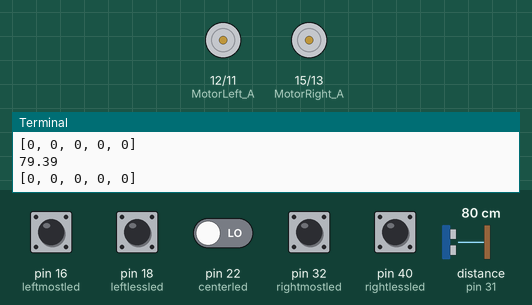
Bench run of a program on a simulated Raspberry Pi (header pin numbers). Shown: motor-driver pin pairs drawn as motors (green arrow = first pin HIGH = forward, orange = second pin HIGH = backward, longer = more drive, scaled by the enable pin), the last lines printed to the terminal. The test bench sets the inputs (shaded band); at power-on: pin 16 (leftmostled), pin 18 (leftlessled), pin 22 (centerled), pin 32 (rightmostled), pin 40 (rightlessled) LOW, distance to the obstacle (sensor on pin 31) 80 cm. The echo pulse lasts 58.3 µs per cm; the clock reads 2024-03-15 10:24:30 at power-on unless the program sets it.

Above: at 1.2 s.
1.3 s: distance to the obstacle (sensor on pin 31) set to 19 cm
3.7 s: distance to the obstacle (sensor on pin 31) set to 16 cm
At 6.2 s:
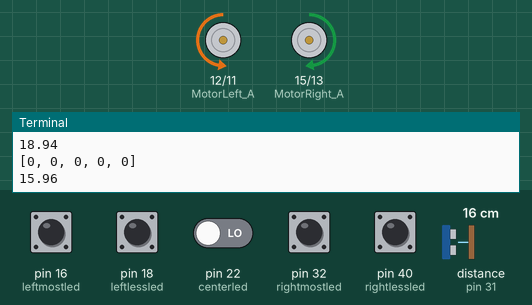
6.8 s: distance to the obstacle (sensor on pin 31) set to 35 cm
8.3 s: pin 16 (leftmostled) pulled HIGH for 0.65 s
At 10.4 s:
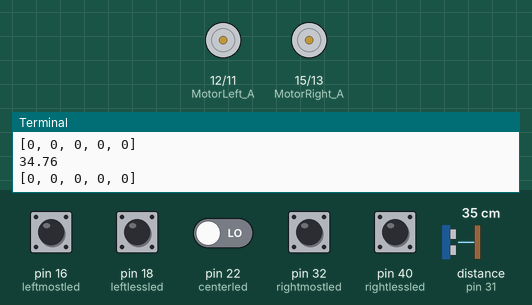
10.7 s: pin 22 (centerled) driven HIGH
At 11.8 s:
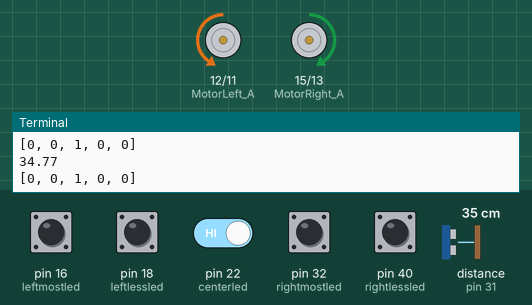
Timing chart, 0 to 13.2 s (numbered marks = the images above; inputs shaded):
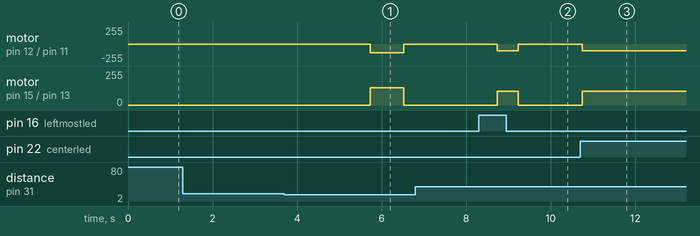

The program:

main.py
```python
# 2017.11.06
# Team member : Kim Sungsik, Kim Sujin, Kim Gyuri
# Purpose : main code for assignment
# To do : line tracing, avoid obstacle

import RPi.GPIO as GPIO
from ultraModule_ksj import getDistance
from TurnModule_ksj import *
from TrackingSensor import *
from go_any_ksj import *

if __name__ == "__main__":
    pwm_setup()
    GPIO.setwarnings(False)
    obstacle = 1
    try:
        while True:
            distance = getDistance()
            print(distance)
            if distance > 17:
                is_line = get_is_line()
                print(is_line)
                if is_line == [0, 0, 0, 0, 0]:
                    stop()
                elif is_line == [1, 1, 1, 1, 1]:
                    leftSwingTurn(30, 0.05)
                elif is_line == [1, 0, 1, 1, 1] or is_line == [1, 0, 0, 1, 1]:
                    curve_turn(25, 40)
                elif is_line == [0, 0, 1, 1, 1] or is_line == [0, 0, 0, 1, 1]:
                    curve_turn(20, 40)
                elif is_line == [0, 1, 1, 1, 1]:
                    curve_turn(10, 40)
                elif is_line == [1, 1, 1, 0, 1] or is_line == [1, 1, 0, 0, 1]:
                    curve_turn(40, 25)
                elif is_line == [1, 1, 1, 0, 0] or is_line == [1, 1, 0, 0, 0]:
                    curve_turn(40, 20)
                elif is_line == [1, 1, 1, 1, 0]:
                    curve_turn(40, 10)
                # elif is_line[1] == 0 and is_line[0] == 1:
                #     curve_turn(35, 40)
                # elif is_line[1] == 0 and is_line[0] == 0:
                #     curve_turn(20, 40)
                # elif is_line[1] == 1 and is_line[0] == 0:
                #     curve_turn(10, 40)
                # elif is_line[3] == 0 and is_line[4] == 1:
                #     curve_turn(40, 35)
                # elif is_line[3] == 0 and is_line[4] == 0:
                #     curve_turn(40, 20)
                # elif is_line[3] == 1 and is_line[4] == 0:
                #     curve_turn(40, 10)
                else:
                    go_forward_any(40)
            else:
                stop()
                sleep(1)
                if obstacle == 1:
                    rightPointTurn(50, 0.4)
                    stop()
                    sleep(0.3)
                    go_forward(50, 0.8)
                    stop()
                    sleep(0.3)
                    leftPointTurn(50, 0.6)
                    stop()
                    sleep(0.3)
                    obstacle += 1
                    while True:
                        is_line = get_is_line()
                        if is_line == [1, 1, 1, 1, 1]:
                            go_forward_any(10)
                        else:
                            break
                elif obstacle == 2:
                    rightPointTurn(50, 0.3)
                    stop()
                    sleep(0.3)
                    go_forward(50, 0.7)
                    stop()
                    sleep(0.3)
                    leftPointTurn(50, 0.6)
                    stop()
                    sleep(0.3)
                    obstacle += 1
                    while True:
                        is_line = get_is_line()
                        if is_line == [1, 1, 1, 1, 1]:
                            go_forward_any(10)
                        else:
                            break


    except KeyboardInterrupt:
        pwm_low()
```

ultraModule_ksj.py
```python
######################################################################
### Date: 2017/10/5
### file name: ultra.py
### Purpose: this code has generated for the return
###         the distance between the moving object and obstacle
###         ultra sensor
### this code is used for the student only
######################################################################


import RPi.GPIO as GPIO # import GPIO librery
import time

GPIO.setmode(GPIO.BOARD)

trig=33
echo=31

#ultrasonic sensor setting
GPIO.setup(trig,GPIO.OUT)
GPIO.setup(echo,GPIO.IN)

def getDistance():
    GPIO.output(trig,False)
    time.sleep(0.5)
    GPIO.output(trig,True)
    time.sleep(0.00001)
    GPIO.output(trig,False)
    while GPIO.input(echo)==0:
        pulse_start=time.time()
    while GPIO.input(echo)==1:
        pulse_end=time.time()
    pulse_duration=pulse_end-pulse_start
    distance=pulse_duration*17000
    distance=round(distance,2)
    return distance
```

TurnModule_ksj.py
```python
######################################################################
### Date: 2017/10/5
### file name: TurnModule.py
### Purpose: this code has been generated for the three-wheeled moving
###         object to perform swing turn and point turn
### this code is used for the student only
######################################################################

# import GPIO librery
import RPi.GPIO as GPIO
import time

# set up GPIO mode as BOARD
GPIO.setmode(GPIO.BOARD)

# set GPIO warnings as flase
GPIO.setwarnings(False)

# =======================================================================
# REVERSE function to control the direction of motor in reverse
def REVERSE(x):
   if x == True:
      return False
   elif x == False:
      return True
# =======================================================================

# =======================================================================
# Set the motor's true / false value to go forward.
forward0 = True
forward1 = False
# =======================================================================

# =======================================================================
#Set the motor's true / false value to go opposite.
backward0 = REVERSE(forward0)
backward1 = REVERSE(forward1)
# =======================================================================

# =======================================================================
# declare the pins of 12, 11, 35 in the Rapberry Pi
# as the left motor control pins in order to control left motor
# left motor needs three pins to be controlled
# =======================================================================
MotorLeft_A = 12
MotorLeft_B = 11
MotorLeft_PWM = 35

# =======================================================================
# declare the pins of 15, 13, 37 in the Rapberry Pi
# as the right motor control pins in order to control right motor
# right motor needs three pins to be controlled
# =======================================================================
MotorRight_A = 15
MotorRight_B = 13
MotorRight_PWM = 37

# ===========================================================================
# Control the DC motor to make it rotate clockwise, so the car will
# move forward.
# if you have different direction, you need to change HIGH to LOW
# or LOW to HIGH,in MotorLeft_A
# and LOW to HIGH or HIGH to LOW in MotorLeft_B
# if you have different direction, you need to change HIGH to LOW
# or LOW to HIGH in MotorLeft_A
# and LOW to HIGH or HIGH to LOW in MotorLeft_B
# ===========================================================================

def leftmotor(x):
	if x == True:
		GPIO.output(MotorLeft_A, GPIO.HIGH)
		GPIO.output(MotorLeft_B, GPIO.LOW)
	elif x == False:
		GPIO.output(MotorLeft_A, GPIO.LOW)
		GPIO.output(MotorLeft_B, GPIO.HIGH)
	else:
		print ('Config Error')

def rightmotor(x):
	if x == True:
		GPIO.output(MotorRight_A, GPIO.LOW)
		GPIO.output(MotorRight_B, GPIO.HIGH)
	elif x == False:
		GPIO.output(MotorRight_A, GPIO.HIGH)
		GPIO.output(MotorRight_B, GPIO.LOW)

# =======================================================================
# because the connetions between motors (left motor) and Rapberry Pi has been
# established, the GPIO pins of Rapberry Pi
# such as MotorLeft_A, MotorLeft_B, and MotorLeft_PWM
# should be clearly declared whether their roles of pins
# are output pin or input pin
# =======================================================================

GPIO.setup(MotorLeft_A,GPIO.OUT)
GPIO.setup(MotorLeft_B,GPIO.OUT)
GPIO.setup(MotorLeft_PWM,GPIO.OUT)

# =======================================================================
# because the connetions between motors (right motor) and Rapberry Pi has been
# established, the GPIO pins of Rapberry Pi
# such as MotorLeft_A, MotorLeft_B, and MotorLeft_PWM
# should be clearly declared whether their roles of pins
# are output pin or input pin
# =======================================================================

GPIO.setup(MotorRight_A,GPIO.OUT)
GPIO.setup(MotorRight_B,GPIO.OUT)
GPIO.setup(MotorRight_PWM,GPIO.OUT)

# =======================================================================
# create left pwm object to control the speed of left motor
# =======================================================================
LeftPwm=GPIO.PWM(MotorLeft_PWM,100)

# =======================================================================
# create right pwm object to control the speed of right motor
# =======================================================================
RightPwm=GPIO.PWM(MotorRight_PWM,100)

# =======================================================================
# perform right swing turn of 90 degree
# =======================================================================
def rightSwingTurn(speed, running_time):
    # set the left motor to go fowrard
    leftmotor(forward1)
    #leftmotor(forward1)

    # set the left motor pwm to be ready to go forward
    GPIO.output(MotorLeft_PWM,GPIO.HIGH)

    # set the right motor pwm to be ready to stop
    # Turn Off Right PWM
    GPIO.output(MotorRight_PWM,GPIO.LOW)
    # set the speed of the left motor to go fowrard
    LeftPwm.ChangeDutyCycle(speed)
    # set the speed of the right motor to stop
    RightPwm.ChangeDutyCycle(0)
    # set the running time of the left motor to go fowrard
    time.sleep(running_time)

# =======================================================================
# perform left swing turn of 90 degree
# =======================================================================
def leftSwingTurn(speed, running_time):

    # set the left motor pwm to be ready to stop
    # Turn Off Left PWM
    GPIO.output(MotorLeft_PWM,GPIO.LOW)

    # set the right motor to go fowrard
    rightmotor(forward1)

    # set the right motor pwm to be ready to go forward
    GPIO.output(MotorRight_PWM,GPIO.HIGH)

    # set the speed of the left motor to stop
    LeftPwm.ChangeDutyCycle(0)
    # set the speed of the right motor to go fowrard
    RightPwm.ChangeDutyCycle(speed)
    # set the running time of the right motor to go fowrard
    time.sleep(running_time)


# =======================================================================
# perform right point turn of 90 degree  # student assignment (1)
# ======================================================================

def rightPointTurn(speed, running_time):  # student assignment (1)
    # 왼쪽 앞으로 오른쪽 뒤로
    # set the left motor pwm to be ready to stop
    # Turn Off Left PWM
    leftmotor(forward1)
    GPIO.output(MotorLeft_PWM, GPIO.HIGH)

    # set the right motor to go fowrard
    rightmotor(backward1)

    # set the right motor pwm to be ready to go forward
    GPIO.output(MotorRight_PWM, GPIO.HIGH)

    # set the speed of the left motor to go backward
    LeftPwm.ChangeDutyCycle(speed)
    # set the speed of the right motor to go fowrard
    RightPwm.ChangeDutyCycle(speed)
    # set the running time of the right motor to go fowrard
    time.sleep(running_time)

#=======================================================================
# perform left point turn of 90 degree   # student assignment (2)
# ======================================================================

def leftPointTurn(speed, running_time):  # student assignment (2)

    rightmotor(forward1)
    GPIO.output(MotorLeft_PWM, GPIO.HIGH)

    # set the right motor to go fowrard
    leftmotor(backward1)

    # set the right motor pwm to be ready to go forward
    GPIO.output(MotorRight_PWM, GPIO.HIGH)

    # set the speed of the left motor to go backward
    RightPwm.ChangeDutyCycle(speed)
    # set the speed of the right motor to go fowrard
    LeftPwm.ChangeDutyCycle(speed)
    # set the running time of the right motor to go fowrard
    time.sleep(running_time)

def curve_turn(left_speed, right_speed):
    leftmotor(forward1)
    GPIO.output(MotorLeft_PWM, GPIO.HIGH)
    rightmotor(forward1)
    GPIO.output(MotorRight_PWM, GPIO.HIGH)
    LeftPwm.ChangeDutyCycle(left_speed)
    RightPwm.ChangeDutyCycle(right_speed)
```

TrackingSensor.py
```python
# 2017.11.12
# Team member : Kim Sungsik, Kim Sujin, Kim Gyuri
# Purpose : 5-way tracking sensor module for assignment 4
# To do : 5-way tracking sensor module

import RPi.GPIO as GPIO

leftmostled = 16
leftlessled = 18
centerled = 22
rightlessled = 40
rightmostled = 32

GPIO.setup(leftmostled, GPIO.IN)
GPIO.setup(leftlessled, GPIO.IN)
GPIO.setup(centerled, GPIO.IN)
GPIO.setup(rightlessled, GPIO.IN)
GPIO.setup(rightmostled, GPIO.IN)


def get_is_line():
    # 0 : black line
    # 1 : whilt ground
    return [GPIO.input(leftmostled),
            GPIO.input(leftlessled),
            GPIO.input(centerled),
            GPIO.input(rightlessled),
            GPIO.input(rightmostled)]
```

Source omitted: go_any_ksj.py (9493 bytes)

Measured:
- the behaviour switches between 18 and 17 cm on distance to the obstacle (sensor on pin 31) (found by bisection; images 0 and 1)
- after the input at 3.7 s, motor on pin 12 (MotorLeft_A) / pin 11 (MotorLeft_B): stopped → backward 128/255 after 2.0 s, → stopped 0.80 s later; motor on pin 15 (MotorRight_A) / pin 13 (MotorRight_B): stopped → forward 128/255 after 2.0 s, → stopped 0.80 s later
- after the input at 8.3 s, motor on pin 12 (MotorLeft_A) / pin 11 (MotorLeft_B): stopped → backward 102/255 after 0.43 s, → stopped 0.50 s later; motor on pin 15 (MotorRight_A) / pin 13 (MotorRight_B): stopped → forward 102/255 after 0.43 s, → stopped 0.50 s later
- after the input at 10.7 s, motor on pin 12 (MotorLeft_A) / pin 11 (MotorLeft_B): stopped → backward 102/255 at once; motor on pin 15 (MotorRight_A) / pin 13 (MotorRight_B): stopped → forward 102/255 at once
